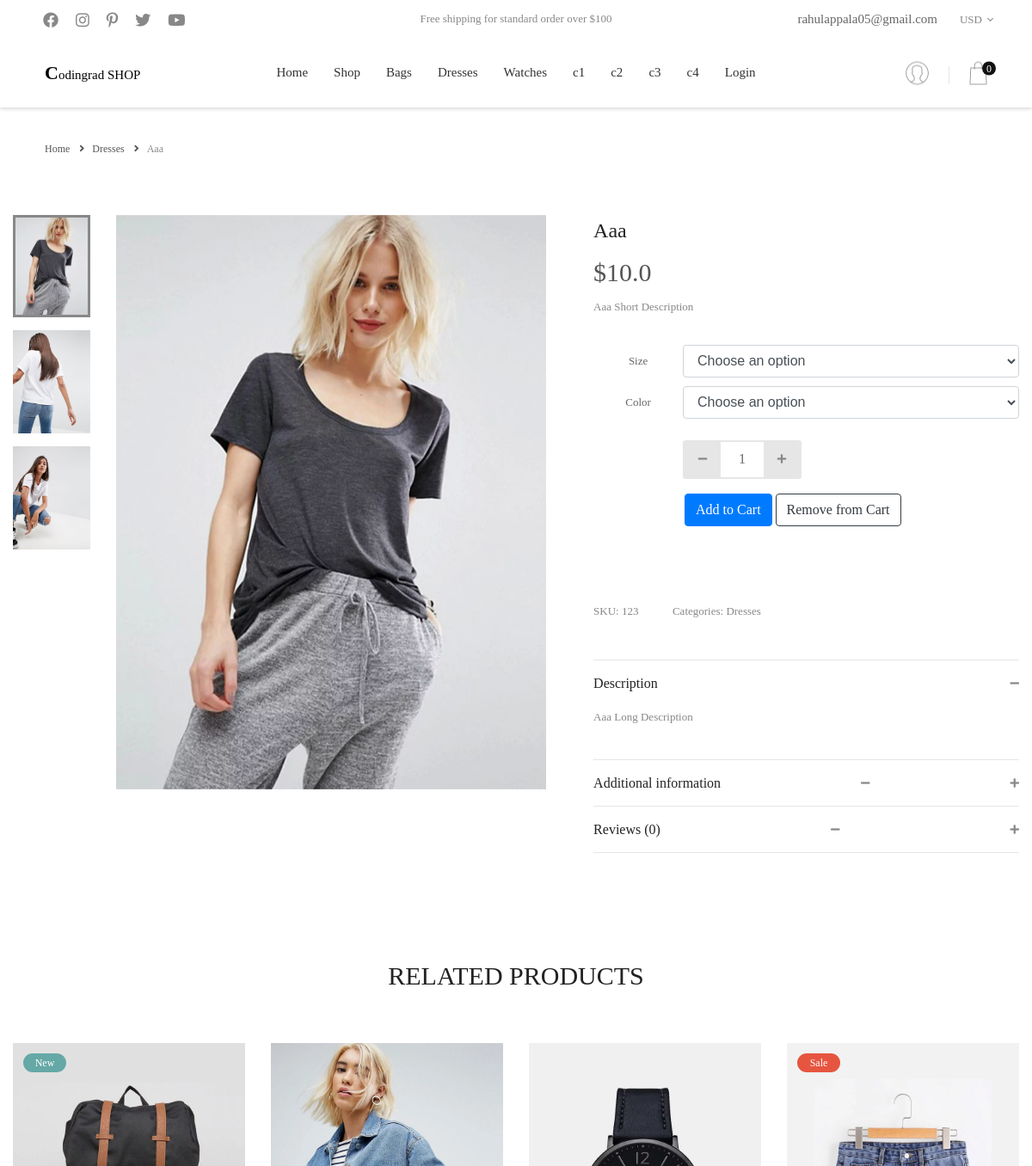
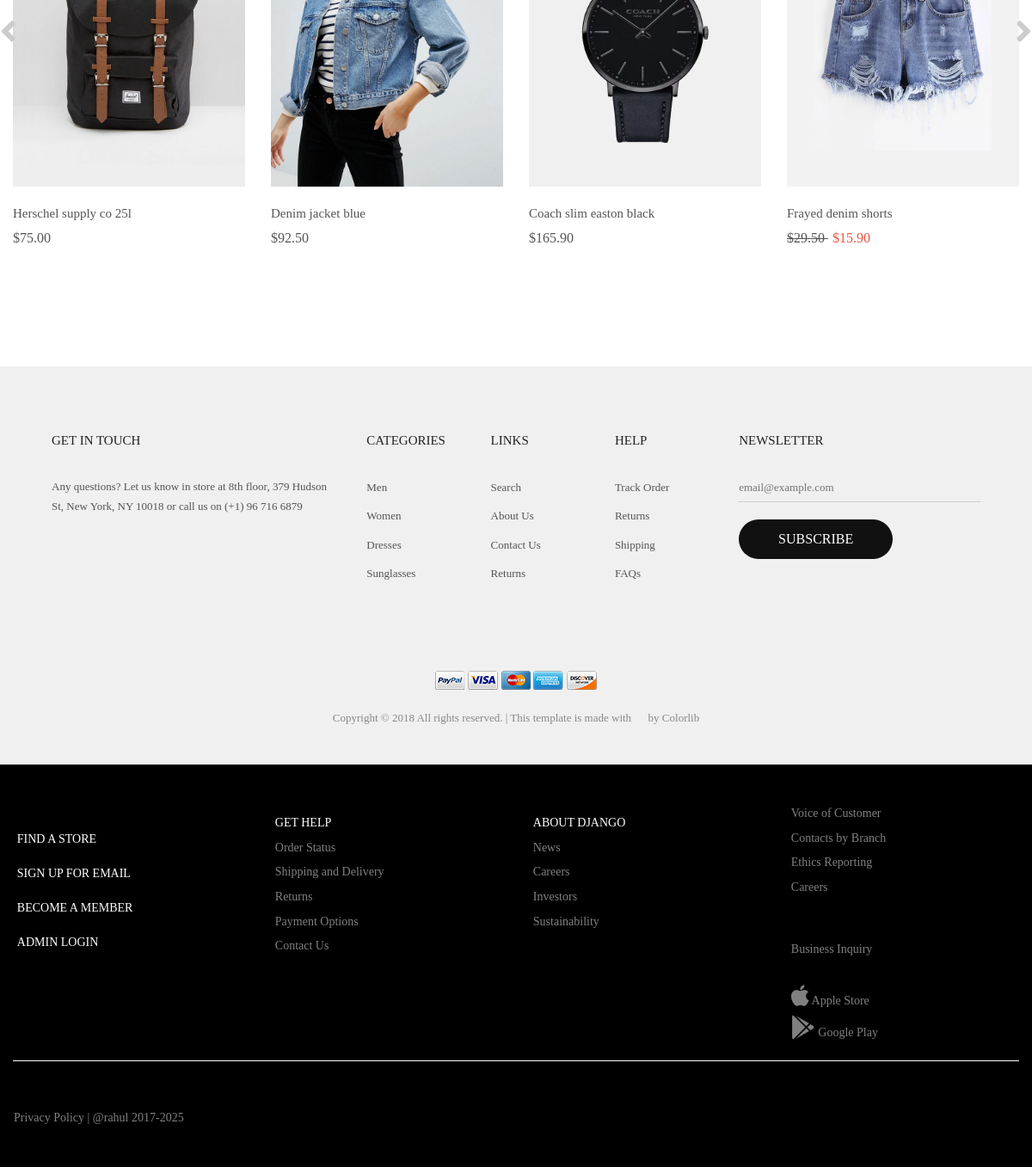
/product/aaa/, run on the app's committed database (2 pictures, top to bottom).
### core/models.py (models this page shows, shortened)
class Category(models.Model):
    title = models.CharField(max_length=100)
    slug = models.SlugField()
    description = models.TextField()
    image = models.ImageField()
    is_active = models.BooleanField(default=True)
    def __str__(self):
        return self.title

class Item(models.Model):
    title = models.CharField(max_length=100)
    price = models.FloatField()
    discount_price = models.FloatField(blank=True, null=True)
    category = models.ForeignKey(Category, on_delete=models.CASCADE)
    label = models.CharField(choices=LABEL_CHOICES, max_length=1)
    slug = models.SlugField()
    stock_no = models.CharField(max_length=10)
    description_short = models.CharField(max_length=50)
    description_long = models.TextField()
    image = models.ImageField()
    is_active = models.BooleanField(default=True)
    def get_add_to_cart_url(self):
        return reverse("core:add-to-cart", kwargs={
            'slug': self.slug
        })
    def get_remove_from_cart_url(self):
        return reverse("core:remove-from-cart", kwargs={
            'slug': self.slug
        })

### core/views.py (the view)
# urls.py: path('product/<slug>/', ItemDetailView.as_view(), name='product'),
class ItemDetailView(DetailView):
    model = Item
    template_name = "product-detail.html"

### core/templatetags/category_template_tags.py (called while the page is built)
@register.simple_tag
def categories():
    items = Category.objects.filter(is_active=True).order_by('title')
    items_li = ""
    for i in items:
        items_li += """<li><a href="/category/{}">{}</a></li>""".format(i.slug, i.title)
    return mark_safe(items_li)

@register.simple_tag
def categories_mobile():
    items = Category.objects.filter(is_active=True).order_by('title')
    items_li = ""
    for i in items:
        items_li += """<li class="item-menu-mobile"><a href="/category/{}">{}</a></li>""".format(i.slug, i.title)
    return mark_safe(items_li)

### templates/product-detail.html (shortened to what this page needs)
{% extends 'base.html' %}
{% load static %}
{% block content %}
	<div class="bread-crumb bgwhite flex-w p-l-52 p-r-15 p-t-30 p-l-15-sm">
		<a href="/" class="s-text16">
			Home
			<i class="fa fa-angle-right m-l-8 m-r-9" aria-hidden="true"></i>
		</a>
		<a href="{% url 'core:category' object.category.slug %}" class="s-text16">
			{{ object.category }}
			<i class="fa fa-angle-right m-l-8 m-r-9" aria-hidden="true"></i>
		</a>
		<span class="s-text17">
			{{object.title}}
		</span>
	</div>
	<div class="container bgwhite p-t-35 p-b-80">
		<div class="flex-w flex-sb">
			<div class="w-size13 p-t-30 respon5">
				<div class="wrap-slick3 flex-sb flex-w">
					<div class="wrap-slick3-dots"></div>
					<div class="slick3">
						<div class="item-slick3" data-thumb="{{ object.image.url }}">
							<div class="wrap-pic-w">
								<img src="{{ object.image.url }}" alt="{{ object.title }}">
							</div>
						</div>
					</div>
				</div>
			</div>
			<div class="w-size14 p-t-30 respon5">
				<h4 class="product-detail-name m-text16 p-b-13">
					{{object.title}}
				</h4>
				{% if object.discount_price %}
								<span class="block2-oldprice m-text7 p-r-5" style="font-size: 1.5rem;">
									${{ object.price }}
								</span>
								<span class="block2-newprice m-text8 p-r-5" style="font-size: 1.5rem;">
									${{ object.discount_price }}
								</span>
								{% else %}
								<span class="m-text17">
									${{object.price}}
								</span>
								{% endif %}
				<p class="s-text8 p-t-10">
					{{ object.description_short }}
				</p>
				<div class="p-t-33 p-b-60">
					<div class="flex-m flex-w p-b-10">
						<div class="s-text15 w-size15 t-center">
							Size
						</div>
						<div class="rs2-select2 rs3-select2 w-size16">
							<select class="form-control" name="size">
								<option>Choose an option</option>
							</select>
						</div>
					</div>
					<div class="flex-m flex-w">
						<div class="s-text15 w-size15 t-center">
							Color
						</div>
						<div class="rs2-select2 rs3-select2 w-size16">
							<select class="form-control" name="color">
								<option>Choose an option</option>
							</select>
						</div>
					</div>
					<div class="flex-r-m flex-w p-t-10">
						<div class="w-size16 flex-m flex-w">
							<div class="flex-w bo5 of-hidden m-r-22 m-t-10 m-b-10">
								<button class="btn-num-product-down color1 flex-c-m size7 bg8 eff2">
									<i class="fs-12 fa fa-minus" aria-hidden="true"></i>
								</button>
								<input class="size8 m-text18 t-center num-product" type="number" name="num-product" value="1">
								<button class="btn-num-product-up color1 flex-c-m size7 bg8 eff2">
									<i class="fs-12 fa fa-plus" aria-hidden="true"></i>
								</button>
							</div>
							<div class="btn-addcart-product-detail size9 trans-0-4 m-t-10 m-b-10" style="margin-bottom: 20px;">
							</div>
							<a href="{{ object.get_add_to_cart_url }}" class="btn btn-primary" style="margin: 2px;">Add to Cart</a>
							<a href="{{object.get_remove_from_cart_url}}" class="btn btn-outline-dark" style="margin: 2px;">Remove from Cart</a>
						</div>
					</div>
				</div>
				<br>
				<div class="p-b-45">
					<span class="s-text8 m-r-35">SKU: {{ object.stock_no }}</span>
					<span class="s-text8">Categories: {{ object.category }}</span>
				</div>
				<div class="wrap-dropdown-content bo6 p-t-15 p-b-14 active-dropdown-content">
					<h5 class="js-toggle-dropdown-content flex-sb-m cs-pointer m-text19 color0-hov trans-0-4">
						Description
						<i class="down-mark fs-12 color1 fa fa-minus dis-none" aria-hidden="true"></i>
					</h5>
					<div class="dropdown-content dis-none p-t-15 p-b-23">
						<p class="s-text8">
							{{ object.description_long }}
						</p>
					</div>
				</div>
				<div class="wrap-dropdown-content bo7 p-t-15 p-b-14">
					<h5 class="js-toggle-dropdown-content flex-sb-m cs-pointer m-text19 color0-hov trans-0-4">
						Additional information
						<i class="down-mark fs-12 color1 fa fa-minus dis-none" aria-hidden="true"></i>
						<i class="up-mark fs-12 color1 fa fa-plus" aria-hidden="true"></i>
					</h5>
				</div>
				<div class="wrap-dropdown-content bo7 p-t-15 p-b-14">
					<h5 class="js-toggle-dropdown-content flex-sb-m cs-pointer m-text19 color0-hov trans-0-4">
						Reviews (0)
						<i class="down-mark fs-12 color1 fa fa-minus dis-none" aria-hidden="true"></i>
						<i class="up-mark fs-12 color1 fa fa-plus" aria-hidden="true"></i>
					</h5>
				</div>
			</div>
		</div>
	</div>
	<section class="relateproduct bgwhite p-t-45 p-b-138">
		<div class="container">
			<div class="sec-title p-b-60">
				<h3 class="m-text5 t-center">
					Related Products
				</h3>
			</div>
			<div class="wrap-slick2">
				<div class="slick2">
					<div class="item-slick2 p-l-15 p-r-15">
						<div class="block2">
							<div class="block2-img wrap-pic-w of-hidden pos-relative block2-labelnew">
								<img src="{% static 'images/item-02.webp' %}" alt="IMG-PRODUCT">
							</div>
							<div class="block2-txt p-t-20">
								<a href="product-detail.html" class="block2-name dis-block s-text3 p-b-5">
									Herschel supply co 25l
								</a>
								<span class="block2-price m-text6 p-r-5">
									$75.00
								</span>
							</div>
						</div>
					</div>
					<div class="item-slick2 p-l-15 p-r-15">
						<div class="block2">
							<div class="block2-img wrap-pic-w of-hidden pos-relative">
								<img src="{% static 'images/item-03.webp' %}" alt="IMG-PRODUCT">
							</div>
							<div class="block2-txt p-t-20">
								<a href="product-detail.html" class="block2-name dis-block s-text3 p-b-5">
									Denim jacket blue
								</a>
								<span class="block2-price m-text6 p-r-5">
									$92.50
								</span>
							</div>
						</div>
					</div>
					<div class="item-slick2 p-l-15 p-r-15">
						<div class="block2">
							<div class="block2-img wrap-pic-w of-hidden pos-relative">
								<img src="{% static 'images/item-05.webp' %}" alt="IMG-PRODUCT">
							</div>
							<div class="block2-txt p-t-20">
								<a href="product-detail.html" class="block2-name dis-block s-text3 p-b-5">
									Coach slim easton black
								</a>
								<span class="block2-price m-text6 p-r-5">
									$165.90
								</span>
							</div>
						</div>
					</div>
					<div class="item-slick2 p-l-15 p-r-15">
						<div class="block2">
							<div class="block2-img wrap-pic-w of-hidden pos-relative block2-labelsale">
								<img src="{% static 'images/item-07.webp' %}" alt="IMG-PRODUCT">
							</div>
							<div class="block2-txt p-t-20">
								<a href="product-detail.html" class="block2-name dis-block s-text3 p-b-5">
									Frayed denim shorts
								</a>
								<span class="block2-oldprice m-text7 p-r-5">
									$29.50
								</span>
								<span class="block2-newprice m-text8 p-r-5">
									$15.90
								</span>
							</div>
						</div>
					</div>
				</div>
			</div>
		</div>
	</section>
	<footer class="bg6 p-t-45 p-b-43 p-l-45 p-r-45">
		<div class="flex-w p-b-90">
			<div class="w-size6 p-t-30 p-l-15 p-r-15 respon3">
				<h4 class="s-text12 p-b-30">
					GET IN TOUCH
				</h4>
				<div>
					<p class="s-text7 w-size27">
						Any questions? Let us know in store at 8th floor, 379 Hudson St, New York, NY 10018 or call us on (+1) 96 716 6879
					</p>
					<div class="flex-m p-t-30">
						<a href="#" class="fs-18 color1 p-r-20 fa fa-facebook"></a>
						<a href="#" class="fs-18 color1 p-r-20 fa fa-instagram"></a>
						<a href="#" class="fs-18 color1 p-r-20 fa fa-pinterest-p"></a>
						<a href="#" class="fs-18 color1 p-r-20 fa fa-snapchat-ghost"></a>
						<a href="#" class="fs-18 color1 p-r-20 fa fa-youtube-play"></a>
					</div>
				</div>
			</div>
			<div class="w-size7 p-t-30 p-l-15 p-r-15 respon4">
				<h4 class="s-text12 p-b-30">
					Categories
				</h4>
				<ul>
					<li class="p-b-9">
						<a href="#" class="s-text7">
							Men
						</a>
					</li>
					<li class="p-b-9">
						<a href="#" class="s-text7">
							Women
						</a>
					</li>
					<li class="p-b-9">
						<a href="#" class="s-text7">
							Dresses
						</a>
					</li>
					<li class="p-b-9">
						<a href="#" class="s-text7">
							Sunglasses
						</a>
					</li>
				</ul>
			</div>
			<div class="w-size7 p-t-30 p-l-15 p-r-15 respon4">
				<h4 class="s-text12 p-b-30">
					Links
				</h4>
				<ul>
					<li class="p-b-9">
						<a href="#" class="s-text7">
							Search
						</a>
					</li>
					<li class="p-b-9">
						<a href="#" class="s-text7">
							About Us
						</a>
					</li>
					<li class="p-b-9">
						<a href="#" class="s-text7">
							Contact Us
						</a>
					</li>
					<li class="p-b-9">
						<a href="#" class="s-text7">
							Returns
						</a>
					</li>
				</ul>
			</div>
			<div class="w-size7 p-t-30 p-l-15 p-r-15 respon4">
				<h4 class="s-text12 p-b-30">
					Help
				</h4>
				<ul>
					<li class="p-b-9">
						<a href="#" class="s-text7">
							Track Order
						</a>
					</li>
					<li class="p-b-9">
						<a href="#" class="s-text7">
							Returns
						</a>
					</li>
					<li class="p-b-9">
						<a href="#" class="s-text7">
							Shipping
						</a>
					</li>
					<li class="p-b-9">
						<a href="#" class="s-text7">
							FAQs
						</a>
					</li>
				</ul>
			</div>
			<div class="w-size8 p-t-30 p-l-15 p-r-15 respon3">
				<h4 class="s-text12 p-b-30">
					Newsletter
				</h4>
				<form>
					<div class="effect1 w-size9">
						<input class="s-text7 bg6 w-full p-b-5" type="text" name="email" placeholder="email@example.com">
					</div>
					<div class="w-size2 p-t-20">
						<button class="flex-c-m size2 bg4 bo-rad-23 hov1 m-text3 trans-0-4">
							Subscribe
						</button>
					</div>
				</form>
			</div>
		</div>
		<div class="t-center p-l-15 p-r-15">
			<a href="#">
				<img class="h-size2" src="{% static 'images/icons/paypal.png' %}" alt="IMG-PAYPAL">
			</a>
			<a href="#">
				<img class="h-size2" src="{% static 'images/icons/visa.png' %}" alt="IMG-VISA">
			</a>
			<a href="#">
				<img class="h-size2" src="{% static 'images/icons/mastercard.png' %}" alt="IMG-MASTERCARD">
			</a>
			<a href="#">
				<img class="h-size2" src="{% static 'images/icons/express.png' %}" alt="IMG-EXPRESS">
			</a>
			<a href="#">
				<img class="h-size2" src="{% static 'images/icons/discover.png' %}" alt="IMG-DISCOVER">
			</a>
			<div class="t-center s-text8 p-t-20">
				Copyright © 2018 All rights reserved. | This template is made with <i class="fa fa-heart-o" aria-hidden="true"></i> by <a href="https://colorlib.com" target="_blank">Colorlib</a>
			</div>
		</div>
	</footer>
	{% endblock content %}

### templates/nav.html (shortened to what this page needs)
{% load static %}
{% load cart_template_tags %}
{% load category_template_tags %}
<header class="header1">
		<div class="container-menu-header">
			<div class="topbar">
				<div class="topbar-social">
					<a href="#" class="topbar-social-item fab fa-facebook"></a>
					<a href="#" class="topbar-social-item fab fa-instagram"></a>
					<a href="#" class="topbar-social-item fab fa-pinterest-p"></a>
					<a href="#" class="topbar-social-item fab fa-twitter"></a>
					<a href="#" class="topbar-social-item fab fa-youtube"></a>
				</div>
				<span class="topbar-child1">
					Free shipping for standard order over $100
				</span>
				<div class="topbar-child2">
					<span class="topbar-email">
						<a href="https://github.com/Sairahul18">
						rahulappala05@gmail.com
					    </a>
					</span>
					<div class="topbar-language rs1-select2">
					</div>
				</div>
			</div>
			<div class="wrap_header">
				<a href="/" class="logo">
					<p style="color: black; "><b style="font-size: 22px;">C</b>odingrad SHOP</p>
				</a>
				<div class="wrap_menu">
					<nav class="menu">
						<ul class="main_menu">
							<li>
								<a href="/">Home</a>
							</li>
							<li>
								<a href="/shop/">Shop</a>
							</li>
							{% categories %}
							{% if request.user.is_authenticated %}
							<li>
								<a href="{% url 'core:order-summary' %}">Cart<span class="badge badge-dark">{{ request.user|cart_item_count }}</span></a>
							</li>
							<li>
								<a href="{% url 'account_logout' %}">Logout</a>
							</li>
							{% else %}
							<li>
								<a href="#">Login</a>
							</li>
							{% endif %}
						</ul>
					</nav>
				</div>
				<div class="header-icons">
					<a href="#" class="header-wrapicon1 dis-block">
						<img src="{% static 'images/icons/icon-header-01.png' %}" class="header-icon1" alt="ICON">
					</a>
					<div class="header-wrapicon2">
						<img src="{% static 'images/icons/icon-header-02.png' %}" class="header-icon1 js-show-header-dropdown" alt="ICON">
						<span class="header-icons-noti">0</span>
					</div>
				</div>
			</div>
		</div>
	</header>

### templates/base.html (style rules this page uses)
.form-control { display: block; width: 100%; height: calc(1.5em + .75rem + 2px); padding: .375rem .75rem; font-size: 1rem; font-weight: 400; line-height: 1.5; color: #495057; background-color: #fff; background-clip: padding-box; border: 1px solid #ced4da !important; border-radius: .25rem; transition: border-color .15s ease-in-out,box-shadow .15s ease-in-out; }

### templates/nav.html (style rules this page uses)
.topbar { background-color: white; color: black !important; }

### data on the page
Category: slug+title "Bags Dresses Watches c1 c2 c3 c4"
Item: category "Dresses", title "Aaa", image (picture), price "10.0", description_short "Aaa Short Description", stock_no "123", description_long "Aaa Long Description"
